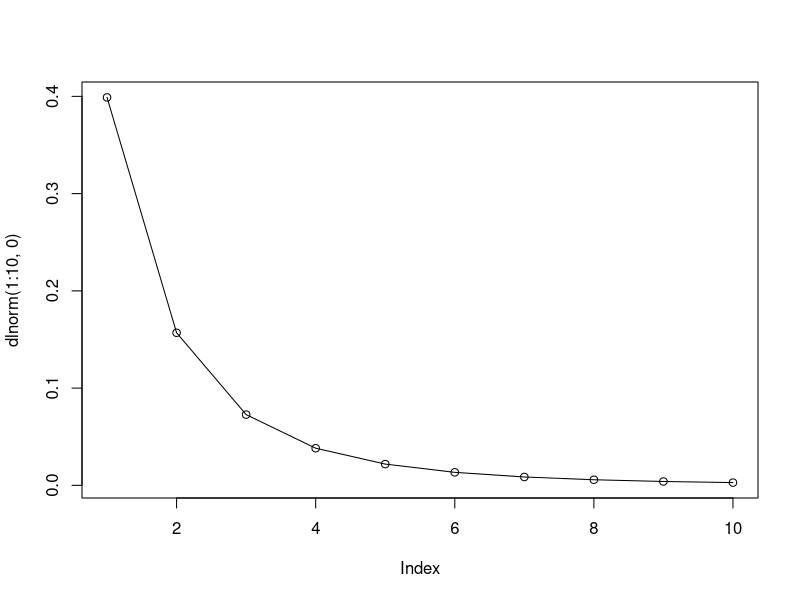
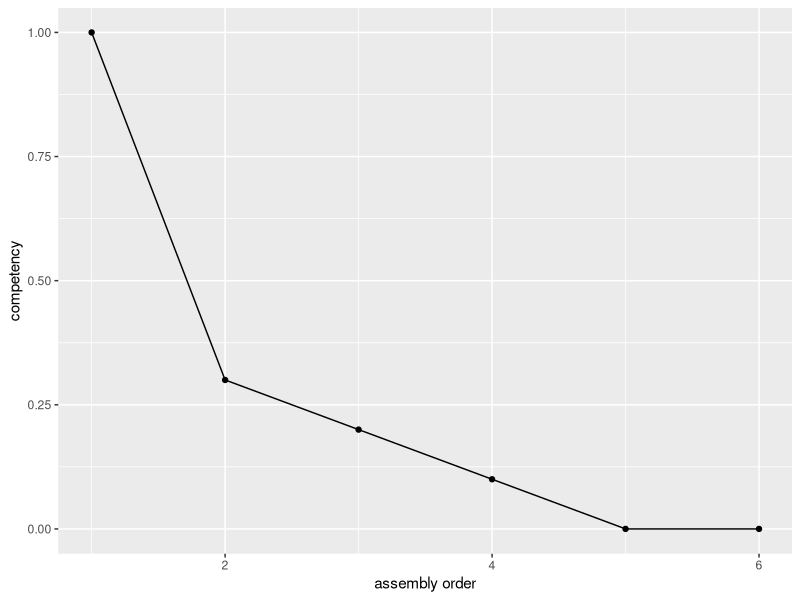
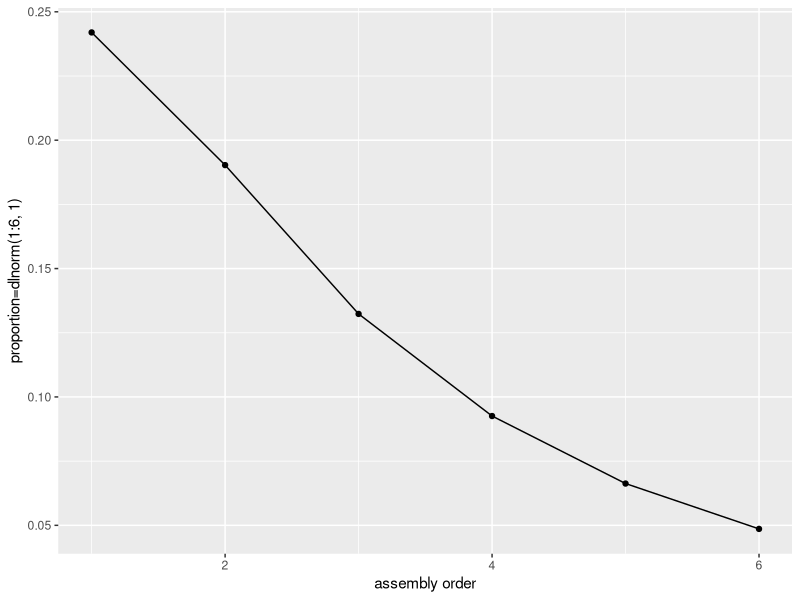
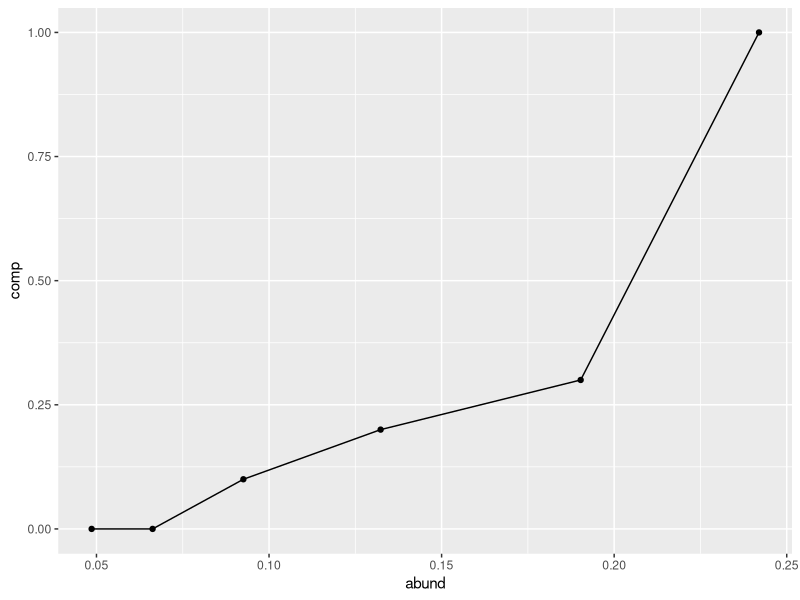
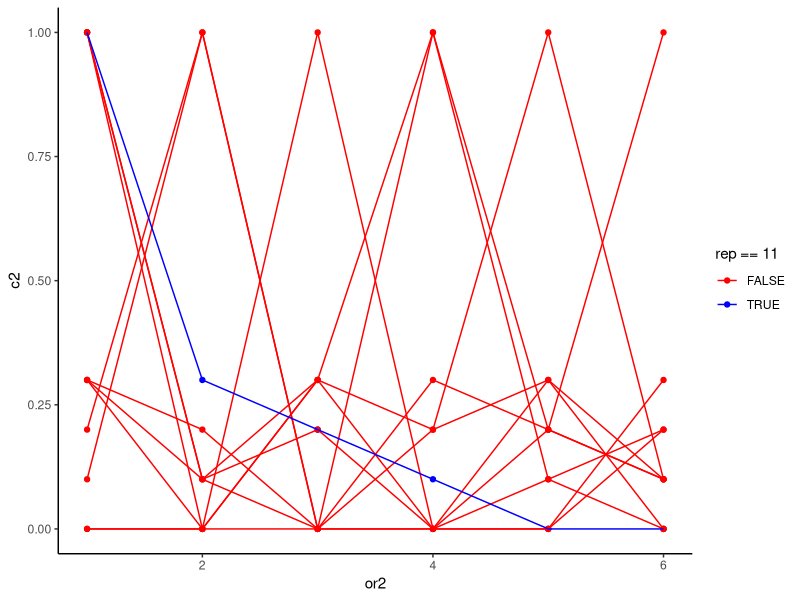

Write the R code that produced these figures, in order.
#whats the relationship between competency vs. order and order vs. abundance?
library(ggplot2)
library(dplyr)

comp <- c(1, .3, .2, .1, 0, 0)
or <- 1:6
df <- data.frame(or, comp, abund=dlnorm(1:6, 1))
plot(dlnorm(1:10, 0), type='o')
#comp vs order: competency decreases with order
ggplot(df, aes(or, comp))+
  geom_point()+
  geom_line()+
  labs(y="competency", x="assembly order")
#order vs abundance: later species are rarer
#pool comes from a lognormal distribution
ggplot(df, aes(or, abund))+
  geom_point()+
  geom_line()+
  labs(y="proportion=dlnorm(1:6, 1)", x="assembly order")
#comp vs abund: more common species are more competent
ggplot(df, aes(abund, comp))+
  geom_point()+
  geom_line()

n=10
c <- replicate(n, sample(df$comp))  
c2 <- as.vector(c)
or2 <- rep(or, n)
abund2 <- rep(df$abund, n)
rep <- rep(1:n, each=6)
df2 <- data.frame(rep, or2, c2, abund2)
head(df2)
df1 <- cbind(rep=n+1, df)
names(df1) <- names(df2)
df2 <- rbind(df1, df2)
ggplot(df2, aes(or2, c2, group=rep, color=rep==11))+
  geom_point()+
  geom_line()+
  scale_color_manual(values=c("red", "blue")) +
  theme_classic()

